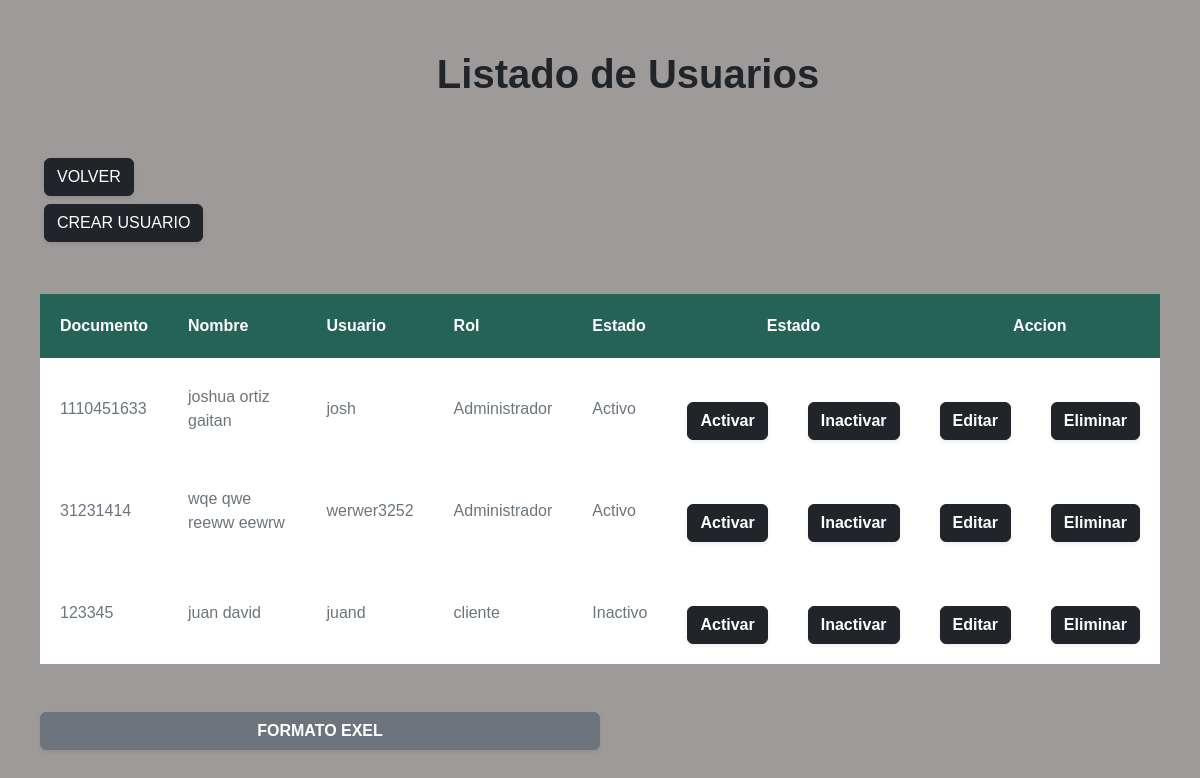
Page /vista/admin/listas/usuarios.php (signed in) on the committed database.
### tables this page shows
CREATE TABLE `usuario` (
  `documento` int(10) NOT NULL,
  `nombre` varchar(100) NOT NULL,
  `telefono` int(10) NOT NULL,
  `gmail` varchar(40) NOT NULL,
  `usuario` varchar(20) NOT NULL,
  `clave` varchar(80) NOT NULL,
  `id_rol` int(11) NOT NULL,
  `id_estado` int(11) NOT NULL
);

CREATE TABLE `rol` (
  `id_rol` int(11) NOT NULL,
  `nombre_rol` varchar(30) NOT NULL
);

CREATE TABLE `estado` (
  `id_estado` int(11) NOT NULL,
  `estado` varchar(25) NOT NULL
);

### vista/admin/listas/usuarios.php (the view, shortened to what this page needs)
<?php
$db = new Database();
$con=$db->conectar();
?>
<?php
    $sql = $con -> prepare("SELECT * FROM usuario INNER JOIN rol INNER JOIN estado ON usuario.id_rol = rol.id_rol WHERE usuario.id_estado = estado.id_estado ORDER BY rol.nombre_rol ASC");
    $sql -> execute();
?>
    <!DOCTYPE html>
    <html>
    <head>    <meta charset="UTF-8">
    <link rel="stylesheet" href="../../../css/tabla.css">
    <link href="https://cdn.jsdelivr.net/npm/bootstrap@5.2.0/dist/css/bootstrap.min.css" rel="stylesheet" />
    </head>
        <body class=" d-flex justify-content-center align-items-center vh-100" style="background-color: #9e9a9a;">
        <div class="main-container rounded-5 text-secondary" style="width: 70rem">
            <h2 class="text-center text-dark fs-1 fw-bold" style="margin-right: 25%;">Listado de Usuarios</h2>
            <br>
            <br>
            <div>
                <form action="../index.php">
                    <button type="submit"  class="btn btn-dark m-1 shadow-sm" >VOLVER</button>
                </form>
                <form action="agregar_usu.php">
                        <button type="submit" class="btn btn-dark m-1 shadow-sm">CREAR USUARIO</button>
                </form>
            </div>
            <br><br>
            <table>
                <tr>
                    <thead>
                        <th>Documento</th>
                        <th>Nombre</th>
                        <th>Usuario</th>
                        <th>Rol</th>
                        <th>Estado</th>
                        <th colspan="2" style="text-align: center;">Estado</th>
                        <th colspan= "2" style="text-align: center;"> Accion</th>
                    </thead>
                </tr>
                <tbody>
                    <?php
                        foreach($sql as $sq){
                    ?>
                        <tr>
                            <td><?=$sq['documento']?></td>
                            <td><?=$sq['nombre']?></td>
                            <td><?=$sq['usuario']?></td>
                            <td><?=$sq['nombre_rol']?></td>
                            <td><?=$sq['estado']?></td>
                            <td>
                                <form action="./activar_usu.php" method="get">
                                    <button type= "submit" class="btn btn-dark text-white w-70 mt-4 fw-semibold shadow-sm">Activar</button>
                                </form>
                            </td>
                            <td>
                                <form action="./inactivar_usu.php" method="get">
                                    <button type= "submit" class="btn btn-dark text-white w-70 mt-4 fw-semibold shadow-sm">Inactivar</button>
                                </form>
                            </td>
                            <td>
                                <form action= "./edit_usu.php" method="get">
                                    <button type= "submit" class="btn btn-dark text-white w-70 mt-4 fw-semibold shadow-sm">Editar</button>
                                </form>
                            </td>
                            <td>
                                <form action= "./eliminar_usu.php" method="get">
                                    <button type="submit" class="btn btn-dark text-white w-70 mt-4 fw-semibold shadow-sm" onclick="return confirm ('¿Desea eliminar este usuario?');">Eliminar</button>
                                </form>
                            </td>
                        </tr>
                </tbody>
                <?php
                }
                ?>
            </table>
            <br>
                <form action="formatos/exel.php">
                    <button type="submit"  class="btn btn-secondary text-white w-50 mt-4 fw-semibold shadow-sm" >FORMATO EXEL</button>
                </form>
        </div>
        <body>
    </html>

### css/tabla.css (style rules this page uses)
* { margin: 0; padding: 0; font-family: Verdana, Geneva, Tahoma, sans-serif; }
body { font-family: Arial; }
h2 { margin-left: 30%; margin-bottom: 10%; }
.main-container { margin: 150px auto; width: 600px; }
table { background-color: white; text-align: left; border-collapse: collapse; width: 100%; }
th, td { padding: 20px; }
thead { background-color: #246355; border-bottom: solid 5px #0F362D; color: white; }

### rows in the picture
usuario: documento "1110451633", nombre "joshua ortiz gaitan", usuario "josh", id_rol.nombre_rol "Administrador", id_estado.estado "Activo"
usuario: documento "31231414", nombre "wqe qwe reeww eewrw", usuario "werwer3252", id_rol.nombre_rol "Administrador", id_estado.estado "Activo"
usuario: documento "123345", nombre "juan david", usuario "juand", id_rol.nombre_rol "cliente", id_estado.estado "Inactivo"
